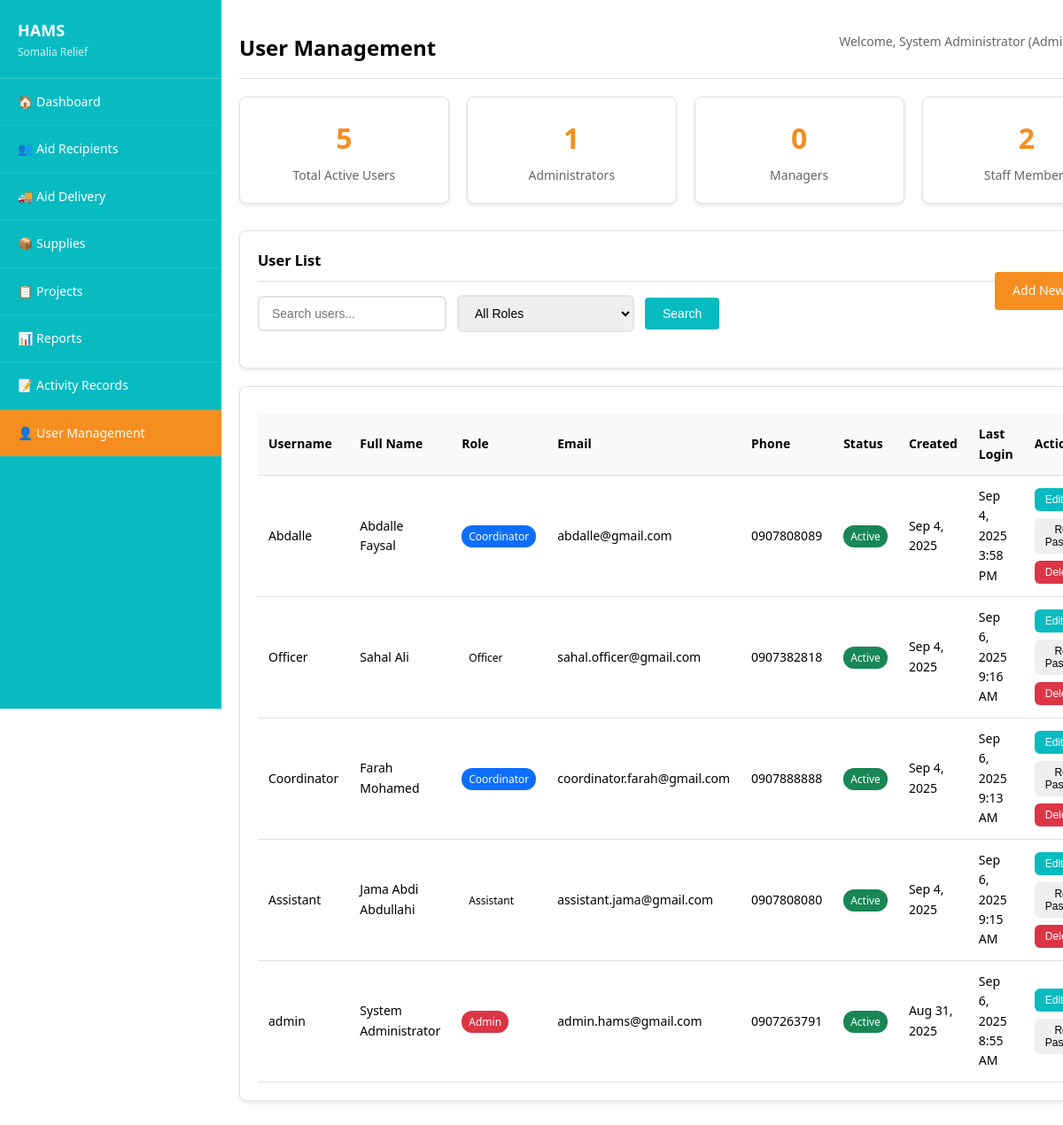
The page /admin/users.php (signed in) on the database its author committed.
### tables this page shows
CREATE TABLE `users` (
  `id` int(11) NOT NULL,
  `username` varchar(50) NOT NULL,
  `password_hash` varchar(255) NOT NULL,
  `full_name` varchar(100) NOT NULL,
  `role` enum('admin','coordinator','officer','assistant') DEFAULT 'assistant',
  `email` varchar(100) DEFAULT NULL,
  `phone` varchar(20) DEFAULT NULL,
  `created_at` timestamp NOT NULL DEFAULT current_timestamp(),
  `last_login` timestamp NULL DEFAULT NULL,
  `is_active` tinyint(1) DEFAULT 1
);

### admin/users.php (the view, shortened to what this page needs)
<?php
$pdo = getDBConnection();
$search = isset($_GET['search']) ? sanitizeInput($_GET['search']) : '';
$sql = "SELECT * FROM users WHERE 1=1";
$params = [];
$sql .= " ORDER BY created_at DESC";
$stmt = $pdo->prepare($sql);
$stmt->execute($params);
$users = $stmt->fetchAll();
$stmt = $pdo->query("SELECT role, COUNT(*) as count FROM users WHERE is_active = 1 GROUP BY role");
$role_stats = [];
while ($row = $stmt->fetch()) {
    $role_stats[$row['role']] = $row['count'];
}
?>
<!DOCTYPE html>
<html lang="en">
<head>
    <link rel="stylesheet" href="../assets/css/style.css">
</head>
<body>
    <div class="container">
        <nav class="sidebar">
            <div class="sidebar-header">
                <h2>HAMS</h2>
                <p style="font-size: 12px; opacity: 0.8;">Somalia Relief</p>
            </div>
            <ul class="sidebar-menu">
                <li><a href="../index.php"><span class="icon">🏠</span> Dashboard</a></li>
                <li><a href="../program/aid_recipients.php"><span class="icon">👥</span> Aid Recipients</a></li>
                <li><a href="../program/aid_delivery.php"><span class="icon">🚚</span> Aid Delivery</a></li>
                <li><a href="../program/supplies.php"><span class="icon">📦</span> Supplies</a></li>
                <li><a href="../program/projects.php"><span class="icon">📋</span> Projects</a></li>
                <li><a href="../program/reports.php"><span class="icon">📊</span> Reports</a></li>
                <li><a href="activity.php"><span class="icon">📝</span> Activity Records</a></li>
                <?php if (in_array($_SESSION['role'], ['admin', 'manager'])): ?>
                <li><a href="users.php" class="active"><span class="icon">👤</span> User Management</a></li>
                <?php endif; ?>
            </ul>
        </nav>
        <main class="main-content">
            <div class="header clearfix">
                <h1>User Management</h1>
                <div class="user-info">
                    Welcome, <?php echo htmlspecialchars($_SESSION['full_name']); ?>
                    (<?php echo ucfirst($_SESSION['role']); ?>)
                </div>
            </div>
            <div class="stats-grid">
                <div class="stat-card">
                    <div class="stat-number"><?php echo array_sum($role_stats); ?></div>
                    <div class="stat-label">Total Active Users</div>
                </div>
                <div class="stat-card">
                    <div class="stat-number"><?php echo $role_stats['admin'] ?? 0; ?></div>
                    <div class="stat-label">Administrators</div>
                </div>
                <div class="stat-card">
                    <div class="stat-number"><?php echo $role_stats['manager'] ?? 0; ?></div>
                    <div class="stat-label">Managers</div>
                </div>
                <div class="stat-card">
                    <div class="stat-number"><?php echo ($role_stats['coordinator'] ?? 0) + ($role_stats['field_worker'] ?? 0); ?></div>
                    <div class="stat-label">Staff Members</div>
                </div>
            </div>
            <div class="card">
                <div class="card-header">
                    <h3>User List</h3>
                    <a href="#" class="btn btn-primary" style="float: right;" onclick="openAddUserModal()">Add New User</a>
                </div>
                <div class="card-body">
                    <form method="GET" class="search-form">
                        <div class="search-group">
                            <input type="text" name="search" placeholder="Search users..." value="<?php echo htmlspecialchars($search); ?>">
                            <select name="role">
                                <option value="">All Roles</option>
                            </select>
                            <button type="submit" class="btn btn-secondary">Search</button>
                        </div>
                    </form>
                </div>
            </div>
            <div class="card">
                <div class="card-body">
                    <div class="table-responsive">
                        <table class="table">
                            <thead>
                                <tr>
                                    <th>Username</th>
                                    <th>Full Name</th>
                                    <th>Role</th>
                                    <th>Email</th>
                                    <th>Phone</th>
                                    <th>Status</th>
                                    <th>Created</th>
                                    <th>Last Login</th>
                                    <th>Actions</th>
                                </tr>
                            </thead>
                            <tbody>
                                <?php foreach ($users as $user): ?>
                                <tr>
                                    <td><?php echo htmlspecialchars($user['username']); ?></td>
                                    <td><?php echo htmlspecialchars($user['full_name']); ?></td>
                                    <td>
                                        <span class="badge badge-<?php echo $user['role']; ?>">
                                            <?php echo ucfirst(str_replace('_', ' ', $user['role'])); ?>
                                        </span>
                                    </td>
                                    <td><?php echo htmlspecialchars($user['email'] ?? '-'); ?></td>
                                    <td><?php echo htmlspecialchars($user['phone'] ?? '-'); ?></td>
                                    <td>
                                        <span class="badge <?php echo $user['is_active'] ? 'badge-success' : 'badge-danger'; ?>">
                                            <?php echo $user['is_active'] ? 'Active' : 'Inactive'; ?>
                                        </span>
                                    </td>
                                    <td><?php echo date('M j, Y', strtotime($user['created_at'])); ?></td>
                                    <td>
                                        <?php
                                        if ($user['last_login'] && $user['last_login'] != '0000-00-00 00:00:00') {
                                            echo date('M j, Y g:i A', strtotime($user['last_login']));
                                        } else {
                                            echo 'Never';
                                        }
                                        ?>
                                    </td>
                                    <td>
                                        <div class="action-buttons">
                                            <button class="btn btn-sm btn-secondary" onclick="editUser(<?php echo $user['id']; ?>)">Edit</button>
                                            <button class="btn btn-sm btn-warning" onclick="resetPassword(<?php echo $user['id']; ?>)">Reset Password</button>
                                            <?php if ($user['id'] != $_SESSION['user_id']): ?>
                                            <button class="btn btn-sm btn-danger" onclick="deleteUser(<?php echo $user['id']; ?>)">Delete</button>
                                            <?php endif; ?>
                                        </div>
                                    </td>
                                </tr>
                                <?php endforeach; ?>
                            </tbody>
                        </table>
                    </div>
                </div>
            </div>
        </main>
    </div>
</body>
</html>

### assets/css/style.css (style rules this page uses)
.sidebar { background-color: #07bbc1 !important; color: #FFFFFF !important; }
* { margin: 0; padding: 0; box-sizing: border-box; }
html { overflow-x: hidden; }
body { font-family: 'Segoe UI', Tahoma, Geneva, Verdana, sans-serif; background-color: #FFFFFF; color: #000000; line-height: 1.6; font-size: 14px; overflow-x: hidden; margin: 0; padding: 0; }
.container { display: flex; min-height: 100vh; position: relative; }
.sidebar { width: 250px; background-color: #07bbc1 !important; color: #FFFFFF !important; position: fixed; height: 100vh; overflow-y: auto; z-index: 1000; top: 0; left: 0; transform: translate3d(0, 0, 0); -webkit-transform: translate3d(0, 0, 0); backface-visibility: hidden; -webkit-backface-visibility: hidden; perspective: 1000px; -webkit-perspective: 1000px; opacity: 1; visibility: visible; }
.sidebar-header { padding: 20px; border-bottom: 1px solid rgba(255, 255, 255, 0.2); }
.sidebar-header h2 { font-size: 18px; font-weight: 600; }
.sidebar-menu { list-style: none; padding: 0; }
.sidebar-menu li { border-bottom: 1px solid rgba(255, 255, 255, 0.1); }
.sidebar-menu a { display: block; padding: 15px 20px; color: #FFFFFF; text-decoration: none; transition: background-color 0.3s ease; }
.sidebar-menu a:hover, .sidebar-menu a.active { background-color: #f68e1f; }
.main-content { flex: 1; margin-left: 250px; padding: 20px; background-color: #FFFFFF; min-height: 100vh; position: relative; z-index: 1; }
.header { background-color: #FFFFFF; padding: 15px 0; border-bottom: 1px solid #e0e0e0; margin-bottom: 20px; }
.header h1 { color: #000000; font-size: 24px; font-weight: 600; float: left; margin: 0; }
.user-info { float: right; color: #666; line-height: 24px; }
.card { background-color: #FFFFFF; border: 1px solid #e0e0e0; border-radius: 8px; padding: 20px; margin-bottom: 20px; box-shadow: 0 2px 4px rgba(0, 0, 0, 0.1); }
.card-header { border-bottom: 1px solid #e0e0e0; padding-bottom: 10px; margin-bottom: 15px; }
.btn { display: inline-block; padding: 10px 20px; border: none; border-radius: 4px; cursor: pointer; text-decoration: none; font-size: 14px; font-weight: 500; text-align: center; transition: background-color 0.3s ease; }
.btn-primary { background-color: #f68e1f; color: #FFFFFF; }
.btn-secondary { background-color: #07bbc1; color: #FFFFFF; }
.btn-danger { background-color: #dc3545; color: #FFFFFF; }
.table { width: 100%; border-collapse: collapse; margin-top: 10px; }
.table th, .table td { padding: 12px; text-align: left; border-bottom: 1px solid #e0e0e0; }
.table th { background-color: #f8f9fa; font-weight: 600; color: #000000; }
.stats-grid { display: grid; grid-template-columns: repeat(auto-fit, minmax(200px, 1fr)); gap: 20px; margin-bottom: 30px; }
.stat-card { background-color: #FFFFFF; border: 1px solid #e0e0e0; border-radius: 8px; padding: 20px; text-align: center; box-shadow: 0 2px 4px rgba(0, 0, 0, 0.1); }
.stat-number { font-size: 32px; font-weight: 700; color: #f68e1f; display: block; }
.stat-label { color: #666; font-size: 14px; margin-top: 5px; }
.action-buttons { display: flex; gap: 8px; flex-wrap: wrap; }
.action-buttons .btn { font-size: 12px; padding: 6px 12px; border-radius: 6px; }
.badge { padding: 4px 8px; border-radius: 12px; font-size: 12px; font-weight: 500; text-transform: capitalize; }
.badge-admin { background-color: #dc3545; color: white; }
.badge-coordinator { background-color: #0d6efd; color: white; }
.badge-success { background-color: #198754; color: white; }
.search-form { display: flex; gap: 15px; margin-bottom: 20px; align-items: center; flex-wrap: wrap; }
.search-group { display: flex; gap: 12px; align-items: center; flex-wrap: wrap; }
.search-group input, .search-group select { padding: 10px 14px; border: 2px solid #e1e5e9; border-radius: 6px; font-size: 14px; min-width: 200px; transition: border-color 0.3s ease; }
.clearfix::after { content: ""; display: table; clear: both; }

### admin/users.php (style rules this page uses)
body { visibility:hidden }
.sidebar { width:250px!important;background-color:#07bbc1!important;color:#FFFFFF!important;position:fixed!important;height:100vh!important;top:0!important;left:0!important;z-index:1000!important;transform:translate3d(0,0,0)!important;opacity:1!important;visibility:visible!important }
.main-content { margin-left:250px!important;background-color:#FFFFFF!important;min-height:100vh!important }
.container { display:flex!important }

### rows shown on the page
users: username "Abdalle", full_name "Abdalle Faysal", role "Coordinator", email "abdalle@gmail.com", phone "0907808089", is_active "Active", created_at "Sep 4, 2025", last_login "Sep 4, 2025 3:58 PM"
users: username "Officer", full_name "Sahal Ali", role "Officer", email "sahal.officer@gmail.com", phone "0907382818", is_active "Active", created_at "Sep 4, 2025", last_login "Sep 6, 2025 9:16 AM"
users: username "Coordinator", full_name "Farah Mohamed", role "Coordinator", email "coordinator.farah@gmail.com", phone "0907888888", is_active "Active", created_at "Sep 4, 2025", last_login "Sep 6, 2025 9:13 AM"
users: username "Assistant", full_name "Jama Abdi Abdullahi", role "Assistant", email "assistant.jama@gmail.com", phone "0907808080", is_active "Active", created_at "Sep 4, 2025", last_login "Sep 6, 2025 9:15 AM"
users: username "admin", full_name "System Administrator", role "Admin", email "admin.hams@gmail.com", phone "0907263791", is_active "Active", created_at "Aug 31, 2025", last_login "Sep 6, 2025 8:55 AM"

### other values the page prints
$_SESSION['full_name'] "System Administrator"
array_sum($role_stats) "5"
$role_stats['admin'] "1"
$role_stats['manager'] "0"
